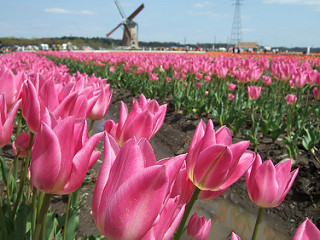
#> input picture dataset/130685040_3c2fcec63e_n.jpg, 320 x 240 px; the run also reads 1 picture not shown here
$ python main.py
#> lines starting #> are read from the running program, lines starting #| are printed output that depends on the picture
import cv2
import numpy as np
import os
from skimage.feature import local_binary_pattern, hog
import matplotlib.pyplot as plt

# 1. Cố định hạt giống ngẫu nhiên theo yêu cầu kỹ thuật
np.random.seed(42)


def extract_color_histogram(image, bins=(8, 12, 3)):
    """Chương 3: Trích xuất đặc trưng màu sắc trong không gian HSV"""
    hsv = cv2.cvtColor(image, cv2.COLOR_BGR2HSV)
    hist = cv2.calcHist([hsv], [0, 1, 2], None, bins, [0, 180, 0, 256, 0, 256])
    cv2.normalize(hist, hist)
    return hist.flatten()


def extract_lbp_features(image):
    """Chương 6: Trích xuất đặc trưng kết cấu (Local Binary Patterns - LBP)"""
    gray = cv2.cvtColor(image, cv2.COLOR_BGR2GRAY)
    radius = 1
    n_points = 8 * radius
    lbp = local_binary_pattern(gray, n_points, radius, method="uniform")
    n_bins = int(lbp.max() + 1)
    hist, _ = np.histogram(lbp.ravel(), bins=n_bins, range=(0, n_bins))
    hist = hist.astype("float")
    hist /= (hist.sum() + 1e-7)
    return hist


def extract_hog_features(image):
    """Trích xuất đặc trưng hình dạng (Histogram of Oriented Gradients - HOG)"""
    gray = cv2.cvtColor(image, cv2.COLOR_BGR2GRAY)
    gray = cv2.resize(gray, (128, 128))
    hog_feat = hog(gray, orientations=8, pixels_per_cell=(16, 16),
                   cells_per_block=(1, 1), visualize=False)
    return hog_feat


def extract_combined_features(image_path):
    """Pipeline kết hợp toàn diện (Màu + LBP + HOG) và chuẩn hóa L2"""
    image = cv2.imread(image_path)
    if image is None:
        return None

    image = cv2.resize(image, (256, 256))

    # 1. Trích xuất và chuẩn hóa Color Histogram
    color_feat = extract_color_histogram(image)
    color_feat = color_feat / (np.linalg.norm(color_feat) + 1e-7)

    # 2. Trích xuất và chuẩn hóa LBP
    lbp_feat = extract_lbp_features(image)
    lbp_feat = lbp_feat / (np.linalg.norm(lbp_feat) + 1e-7)

    # 3. Trích xuất và chuẩn hóa HOG
    hog_feat = extract_hog_features(image)
    hog_feat = hog_feat / (np.linalg.norm(hog_feat) + 1e-7)

    # Ghép nối các đặc trưng đã chuẩn hóa
    combined_feat = np.concatenate([color_feat, lbp_feat, hog_feat])
    return combined_feat


def build_database_features(dataset_dir):
    """Xây dựng kho chứa đặc trưng cho toàn bộ thư mục database"""
    features_db = {}
    if not os.path.exists(dataset_dir):
        os.makedirs(dataset_dir)
        return features_db

    filenames = os.listdir(dataset_dir)
    for filename in filenames:
        if filename.lower().endswith(('.png', '.jpg', '.jpeg')):
            path = os.path.join(dataset_dir, filename)
            feat = extract_combined_features(path)
#> in extract_combined_features, image is the input picture: shape (240, 320, 3); mean B, G, R 117.6, 106.9, 150.5
#> in extract_combined_features, `image = cv2.resize(image, (256, 256))`:
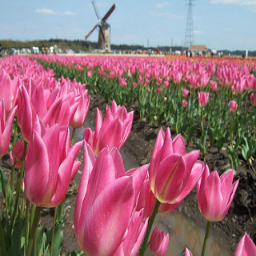
#> image: shape (256, 256, 3); mean B, G, R 117.5, 106.7, 150.4
#> in extract_color_histogram, `hsv = cv2.cvtColor(image, cv2.COLOR_BGR2HSV)`: hsv: shape (256, 256, 3); mean H, S, V 100.7, 107.3, 161.8
#> in extract_combined_features, `color_feat = extract_color_histogram(image)`: color_feat = 288 values, max 0.581 at index 152, min 0 at index 28, mean 0.0166
#> in extract_lbp_features, `lbp = local_binary_pattern(gray, n_points, radius, method="uniform")`:
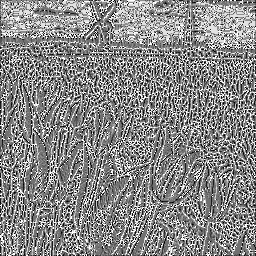
#> lbp: shape (256, 256) float64; min 0, max 9, mean 4.81; drawn with min black and max white
#> in extract_lbp_features, `n_bins = int(lbp.max() + 1)`: n_bins = 10
#> in extract_lbp_features, `hist, _ = np.histogram(lbp.ravel(), bins=n_bins, range=(0, n_bins))`: hist = [2843, 5347, 3369, 7251, 14244, 9068, 4709, 5627, 6214, 6864]
#> in extract_lbp_features, `hist /= (hist.sum() + 1e-7)`: hist = [0.0434, 0.0816, 0.0514, 0.111, 0.217, 0.138, 0.0719, 0.0859, 0.0948, 0.105]
#> in extract_combined_features, `lbp_feat = extract_lbp_features(image)`: lbp_feat has the same summary as hist in extract_lbp_features
#> in extract_combined_features, `lbp_feat = lbp_feat / (np.linalg.norm(lbp_feat) + 1e-7)`: lbp_feat = [0.124, 0.233, 0.147, 0.316, 0.621, 0.396, 0.205, 0.246, 0.271, 0.299]
#> in extract_hog_features, `gray = cv2.resize(gray, (128, 128))`:
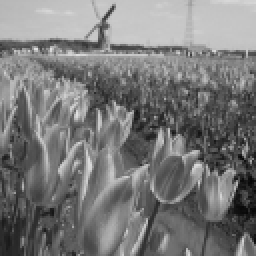
#> gray: shape (128, 128) (shown 2 times larger); min 6, max 224, mean 121.1
#> in extract_hog_features, `hog_feat = hog(gray, orientations=8, pixels_per_cell=(16, 16), cells_p..`: hog_feat = 512 values, max 0.571 at index 480, min 0.0142 at index 57, mean 0.34
#> in extract_combined_features, `hog_feat = hog_feat / (np.linalg.norm(hog_feat) + 1e-7)`: hog_feat = 512 values, max 0.0713 at index 480, min 0.00178 at index 57, mean 0.0426
#> in extract_combined_features, `combined_feat = np.concatenate([color_feat, lbp_feat, hog_feat])`: combined_feat = 810 values, max 0.621 at index 292, min 0 at index 28, mean 0.0363
#> feat has the same summary as combined_feat in extract_combined_features
            if feat is not None:
                features_db[filename] = feat
#> pass 2 of the loop in build_database_features, `for filename in filenames:`:
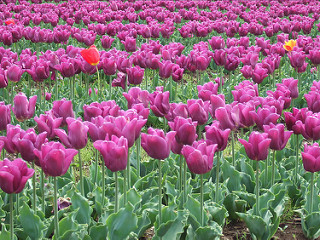
#> input picture dataset/130685347_afbffe3afa_n.jpg, 320 x 240 px
#> in extract_combined_features, image is the input picture: shape (240, 320, 3); mean B, G, R 119.5, 107.1, 141.2
#> image: shape (256, 256, 3)
#> hsv: shape (256, 256, 3); mean H, S, V 109.9, 112.3, 157.2
#> color_feat = 288 values, max 0.416 at index 82, min 0 at index 22, mean 0.0175
#> in extract_combined_features (call 2), `lbp_feat = extract_lbp_features(image)`: lbp_feat = [0.0651, 0.0939, 0.0661, 0.102, 0.177, 0.126, 0.0816, 0.0902, 0.0731, 0.125]
#> in extract_combined_features (call 2), `lbp_feat = lbp_feat / (np.linalg.norm(lbp_feat) + 1e-7)`: lbp_feat = [0.196, 0.282, 0.199, 0.308, 0.53, 0.38, 0.245, 0.271, 0.22, 0.375]
#> in extract_hog_features (call 2), `gray = cv2.resize(gray, (128, 128))`:
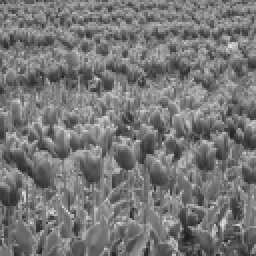
#> gray: shape (128, 128) (shown 2 times larger); min 29, max 227, mean 118.7
#> in extract_hog_features (call 2), `hog_feat = hog(gray, orientations=8, pixels_per_cell=(16, 16), cells_p..`: hog_feat = 512 values, max 0.41 at index 480, min 0.165 at index 450, mean 0.353
#> in extract_combined_features (call 2), `hog_feat = hog_feat / (np.linalg.norm(hog_feat) + 1e-7)`: hog_feat = 512 values, max 0.0512 at index 480, min 0.0206 at index 450, mean 0.0441
#> combined_feat = 810 values, max 0.53 at index 292, min 0 at index 22, mean 0.0378
#> feat has the same summary as combined_feat in extract_combined_features
#> pass 3 of the loop in build_database_features, `for filename in filenames:`:
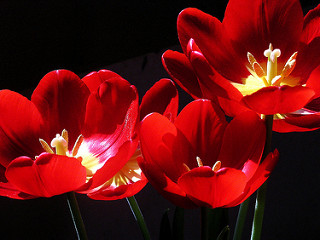
#> input picture dataset/132538273_335240fe5b_n.jpg, 320 x 240 px
#> in extract_combined_features, image is the input picture: shape (240, 320, 3); mean B, G, R 14.6, 14.9, 98.5
#> image: shape (256, 256, 3)
#> hsv: shape (256, 256, 3); mean H, S, V 94, 193.9, 98.8
#> color_feat = 288 values, max 0.601 at index 286, min 0 at index 1, mean 0.014
#> in extract_combined_features (call 3), `lbp_feat = extract_lbp_features(image)`: lbp_feat = [0.0307, 0.0665, 0.0308, 0.0984, 0.165, 0.163, 0.0737, 0.0837, 0.178, 0.111]
#> in extract_combined_features (call 3), `lbp_feat = lbp_feat / (np.linalg.norm(lbp_feat) + 1e-7)`: lbp_feat = [0.0866, 0.187, 0.0867, 0.277, 0.464, 0.458, 0.208, 0.236, 0.501, 0.312]
#> in extract_hog_features (call 3), `gray = cv2.resize(gray, (128, 128))`:
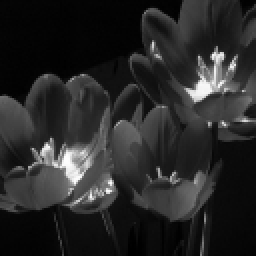
#> gray: shape (128, 128) (shown 2 times larger); min 0, max 253, mean 39.9
#> in extract_hog_features (call 3), `hog_feat = hog(gray, orientations=8, pixels_per_cell=(16, 16), cells_p..`: hog_feat = 512 values, max 0.622 at index 496, min 0 at index 3, mean 0.325
#> in extract_combined_features (call 3), `hog_feat = hog_feat / (np.linalg.norm(hog_feat) + 1e-7)`: hog_feat = 512 values, max 0.0778 at index 496, min 0 at index 3, mean 0.0406
#> combined_feat = 810 values, max 0.601 at index 286, min 0 at index 1, mean 0.0341
#> feat has the same summary as combined_feat in extract_combined_features

    print(f"Đã trích xuất thành công đặc trưng kết hợp (Màu + LBP + HOG) cho {len(features_db)} ảnh trong database!")
#| Đã trích xuất thành công đặc trưng kết hợp (Màu + LBP + HOG) cho 3 ảnh trong database!
    return features_db


def search_images(query_path, features_db, top_k=5):
    """Tính khoảng cách Euclidean (L2 Norm) và trả về Top-K"""
    query_feat = extract_combined_features(query_path)
    if query_feat is None:
        return []

    scores = {}
    for filename, db_feat in features_db.items():
        distance = np.linalg.norm(query_feat - db_feat)
        scores[filename] = distance

    sorted_scores = sorted(scores.items(), key=lambda item: item[1])
    return sorted_scores[:top_k]


def evaluate_precision_at_k(features_db, test_queries, k=5):
    """
    Đánh giá định lượng chỉ số Precision@K
    """
    total_precision = 0.0
    num_queries = len(test_queries)

    if num_queries == 0:
        return 0.0

    for query_path, relevant_prefix in test_queries:
        results = search_images(query_path, features_db, top_k=k)
        relevant_count = 0
        for fname, _ in results:
            # Kiểm tra xem tên file kết quả có bắt đầu bằng tiền tố đúng chủ đề không
            if fname.startswith(relevant_prefix):
                relevant_count += 1

        precision = relevant_count / k
        total_precision += precision

    mean_precision = total_precision / num_queries
    print(f"\n📊 Đánh giá định lượng hệ thống - Precision@{k}: {mean_precision:.4f} ({mean_precision * 100:.2f}%)")
    return mean_precision


# --- CHẠY THỬ NGHIỆM VÀ ĐÁNH GIÁ ---
if __name__ == "__main__":
    db_path = "./dataset"
    query_img_path = "./query_images/test.jpg"

    # 1. Xây dựng database đặc trưng
    db_features = build_database_features(db_path)
#> db_features = 3 items

    # 2. Truy xuất thử nghiệm 1 ảnh và vẽ biểu đồ trực quan
    if os.path.exists(query_img_path):
        results = search_images(query_img_path, db_features, top_k=5)
#> call 4 of extract_combined_features, with image_path = './query_images/test.jpg'
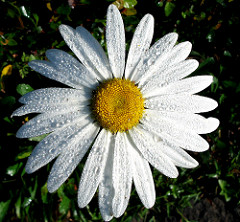
#> input picture query_images/test.jpg, 240 x 222 px
#> in extract_combined_features, image is the input picture: shape (222, 240, 3); mean B, G, R 90.9, 101.7, 97.7
#> in extract_color_histogram (call 4), `hsv = cv2.cvtColor(image, cv2.COLOR_BGR2HSV)`: hsv: shape (256, 256, 3); mean H, S, V 59.8, 103.9, 105.4
#> in extract_combined_features (call 4), `color_feat = extract_color_histogram(image)`: color_feat = 288 values, max 0.437 at index 38, min 0 at index 14, mean 0.0186
#> in extract_lbp_features (call 4), `lbp = local_binary_pattern(gray, n_points, radius, method="uniform")`:
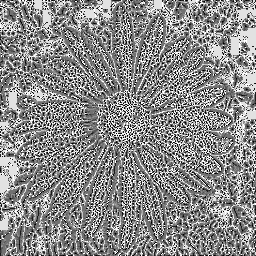
#> lbp: shape (256, 256) float64; min 0, max 9, mean 4.89; drawn with min black and max white
#> in extract_lbp_features (call 4), `hist, _ = np.histogram(lbp.ravel(), bins=n_bins, range=(0, n_bins))`: hist = [3243, 4629, 3578, 7893, 13530, 7820, 4639, 4626, 8811, 6767]
#> in extract_lbp_features (call 4), `hist /= (hist.sum() + 1e-7)`: hist = [0.0495, 0.0706, 0.0546, 0.12, 0.206, 0.119, 0.0708, 0.0706, 0.134, 0.103]
#> in extract_combined_features (call 4), `lbp_feat = extract_lbp_features(image)`: lbp_feat has the same summary as hist in extract_lbp_features
#> in extract_combined_features (call 4), `lbp_feat = lbp_feat / (np.linalg.norm(lbp_feat) + 1e-7)`: lbp_feat = [0.143, 0.203, 0.157, 0.347, 0.595, 0.344, 0.204, 0.203, 0.387, 0.297]
#> in extract_hog_features (call 4), `gray = cv2.resize(gray, (128, 128))`:
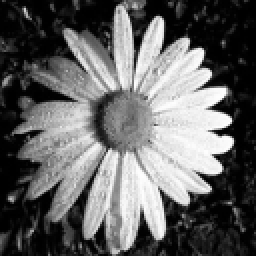
#> gray: shape (128, 128) (shown 2 times larger); min 0, max 253, mean 99.3
#> in extract_hog_features (call 4), `hog_feat = hog(gray, orientations=8, pixels_per_cell=(16, 16), cells_p..`: hog_feat = 512 values, max 0.555 at index 85, min 0.0369 at index 403, mean 0.338
#> in extract_combined_features (call 4), `hog_feat = hog_feat / (np.linalg.norm(hog_feat) + 1e-7)`: hog_feat = 512 values, max 0.0694 at index 85, min 0.00461 at index 403, mean 0.0423
#> in extract_combined_features (call 4), `combined_feat = np.concatenate([color_feat, lbp_feat, hog_feat])`: combined_feat = 810 values, max 0.595 at index 292, min 0 at index 14, mean 0.0369
#> in search_images, `query_feat = extract_combined_features(query_path)`: query_feat has the same summary as combined_feat in extract_combined_features
#> the loop in search_images, `for filename, db_feat in features_db.items():` made 3 passes
#> (filename, distance) on passes 1 to 3: ('130685040_3c2fcec63e_n.jpg', 1.44), ('130685347_afbffe3afa_n.jpg', 1.45), ('132538273_335240fe5b_n.jpg', 1.42)
#> after the loop in search_images, `for filename, db_feat in features_db.items():`: scores = {'130685040_3c2fcec63e_n.jpg': 1.44, '130685347_afbffe3afa_n.jpg': 1.45, '132538273_335240fe5b_n.jpg': 1.42}
#> in search_images, `sorted_scores = sorted(scores.items(), key=lambda item: item[1])`: sorted_scores = [('132538273_335240fe5b_n.jpg', 1.42), ('130685040_3c2fcec63e_n.jpg', 1.44), ('130685347_afbffe3afa_n.jpg', 1.45)]
#> results has the same summary as sorted_scores in search_images
        print(f"\nKết quả Top-5 ảnh tìm được cho {query_img_path}:")

        plt.figure(figsize=(14, 6))

        query_img = cv2.imread(query_img_path)
        query_img = cv2.cvtColor(query_img, cv2.COLOR_BGR2RGB)
        plt.subplot(1, 6, 1)
        plt.imshow(query_img)
        plt.title("Query Image")
        plt.axis('off')

        for rank, (fname, score) in enumerate(results, 1):
            print(f"{rank}. {fname} - Khoảng cách L2: {score:.4f}")
#| 1. 132538273_335240fe5b_n.jpg - Khoảng cách L2: 1.4167

            img_path = os.path.join(db_path, fname)
            img = cv2.imread(img_path)
            if img is not None:
                img = cv2.cvtColor(img, cv2.COLOR_BGR2RGB)
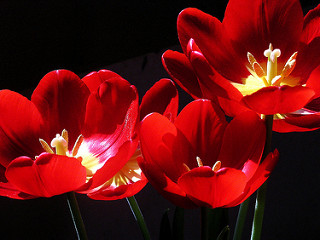
#> img: shape (240, 320, 3); mean R, G, B 98.5, 14.9, 14.6
                plt.subplot(1, 6, rank + 1)
                plt.imshow(img)
                plt.title(f"Top {rank}\nDist: {score:.2f}", fontsize=8)
                plt.axis('off')
#> pass 2 of the loop `for rank, (fname, score) in enumerate(results, 1):`:
#| 2. 130685040_3c2fcec63e_n.jpg - Khoảng cách L2: 1.4436
#> `img = cv2.cvtColor(img, cv2.COLOR_BGR2RGB)`:
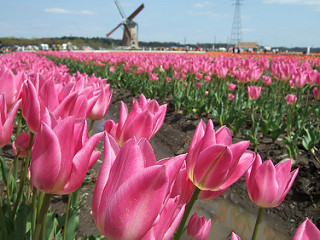
#> img: shape (240, 320, 3); mean R, G, B 150.5, 106.9, 117.6
#> pass 3 of the loop `for rank, (fname, score) in enumerate(results, 1):`:
#| 3. 130685347_afbffe3afa_n.jpg - Khoảng cách L2: 1.4517
#> `img = cv2.cvtColor(img, cv2.COLOR_BGR2RGB)`:
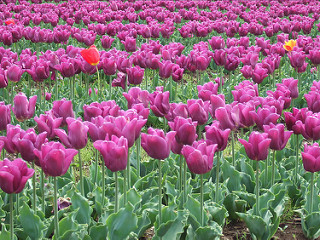
#> img: shape (240, 320, 3); mean R, G, B 141.2, 107.1, 119.5

        plt.tight_layout()
        plt.show()
    else:
        print(f"\nHãy bỏ ảnh vào thư mục 'dataset' và ảnh 'test.jpg' vào 'query_images' để test.")

    # 3. Chạy đánh giá Precision@5 tự động (nếu bạn có danh sách test queries)
    # Ví dụ mẫu: định nghĩa các cặp (đường dẫn ảnh test, tiền tố tên file đúng trong dataset)
    test_set = [
        # ("./query_images/cat_test1.jpg", "cat"),
        # ("./query_images/flower_test1.jpg", "flower")
    ]
    if len(test_set) > 0:
        evaluate_precision_at_k(db_features, test_set, k=5)
